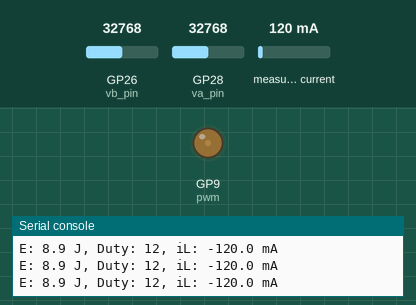
Simulated run of this program. Board: Raspberry Pi Pico running MicroPython. Shown: output pins drawn as LEDs (lit = HIGH), the last lines printed to the serial console. The test bench sets the inputs (shaded band); at power-on: GP26 (vb_pin) = 32768, GP28 (va_pin) = 32768, measured current 120 mA (analog values on the 0–65535 scale).

Above: at 1.3 s.
1.4 s: GP26 (vb_pin) set to 19660
At 1.9 s:
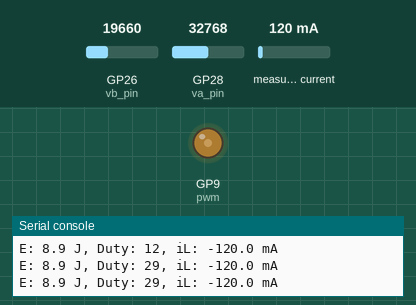
3.0 s: GP26 (vb_pin) set to 8345
At 3.6 s:
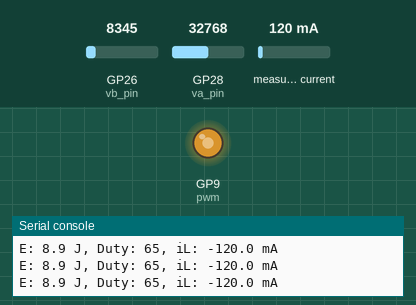
4.5 s: GP28 (va_pin) set to 65535
At 5.2 s:
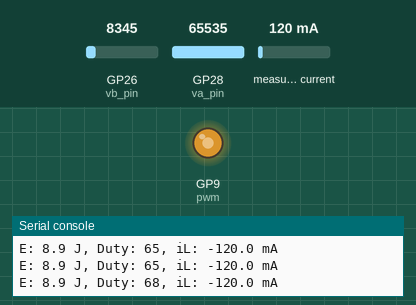
Timing chart, 0 to 7.5 s (numbered marks = the images above; inputs shaded):
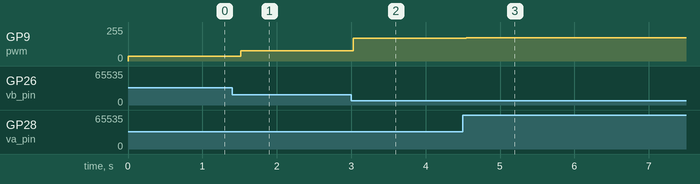

Measured:
- after the input at 1.4 s, GP9 (pwm): 35/255 → 78/255 after 0.12 s
- after the input at 3.0 s, GP9 (pwm): 78/255 → 169/255 at once
- after the input at 4.5 s, GP9 (pwm): 169/255 → 173/255 at once

The program:

Energy_Control.py
```python
from machine import Pin, I2C, ADC, PWM, Timer
import time, utime

# Initialization
va_pin = ADC(Pin(28))
vb_pin = ADC(Pin(26))
ina_i2c = I2C(0, scl=Pin(1), sda=Pin(0), freq=2400000)

pwm = PWM(Pin(9))
pwm.freq(100000)
min_pwm = 9000
max_pwm = 43500
pwm_out = min_pwm

C = 0.25  # Capacitance in Farads
SHUNT_OHMS = 0.10

# PID Gains for different energy levels
low_energy_gains = {'kp': 10, 'ki': 10, 'kd': 10}
mid_energy_gains = {'kp': 20, 'ki': 10, 'kd': 20}
high_energy_gains = {'kp': 25, 'ki': 15, 'kd': 20}

# Control variables
v_err_int = 0
previous_v_err = 0

# Tolerance for error
tolerance = 0.15  # Reduced Tolerance
stability_threshold = 0.005  # Reduced Stability Threshold
stability_samples = 10
stability_wait_time = 150  # Reduced Stability Wait Time

# Saturate function
def saturate(signal, upper, lower):
    return max(min(signal, upper), lower)

# INA219 Class
class ina219:
    REG_CONFIG = 0x00
    REG_SHUNTVOLTAGE = 0x01
    REG_BUSVOLTAGE = 0x02
    REG_POWER = 0x03
    REG_CURRENT = 0x04
    REG_CALIBRATION = 0x05

    def __init__(self, sr, address):
        self.address = address
        self.shunt = sr

    def vshunt(self):
        reg_bytes = ina_i2c.readfrom_mem(self.address, self.REG_SHUNTVOLTAGE, 2)
        reg_value = int.from_bytes(reg_bytes, 'big')
        if reg_value > 2**15:  # Negative
            sign = -1
            reg_value = (~reg_value & 0xFFFF) + 1
        else:
            sign = 1
        return float(reg_value) * 1e-5 * sign

    def vbus(self):
        reg_bytes = ina_i2c.readfrom_mem(self.address, self.REG_BUSVOLTAGE, 2)
        reg_value = int.from_bytes(reg_bytes, 'big') >> 3
        return float(reg_value) * 0.004

    def configure(self):
        ina_i2c.writeto_mem(self.address, self.REG_CONFIG, b'\x19\x9F')
        ina_i2c.writeto_mem(self.address, self.REG_CALIBRATION, b'\x00\x00')

# Function to get user input for desired energy
def get_desired_energy():
    while True:
        try:
            E_desired = float(input("Enter the desired energy in Joules (between 6.4 and 31.4): "))
            if 6.4 <= E_desired <= 31.4:
                return E_desired
            else:
                print("Please enter a value between 6.4 and 31.4 Joules.")
        except ValueError:
            print("Invalid input. Please enter a numeric value.")

# Function to wait until voltage stabilizes with averaging
def wait_for_stability():
    stable = False
    samples = []
    for _ in range(stability_samples):
        current_va = va_pin.read_u16() / 65536 * 3.3
        samples.append(current_va)
        utime.sleep_ms(stability_wait_time // stability_samples)
    avg_va = sum(samples) / len(samples)
    max_diff = max(abs(v - avg_va) for v in samples)
    if max_diff < stability_threshold:
        stable = True
    return stable

# Start with no energy stored (9000)
duty = int(9000)
pwm.duty_u16(duty)

wait_for_stability()

# Get initial desired energy
E_desired = 6.4

# Initialize the start time
start_time = utime.ticks_ms()

previous_input = None  # Variable to store the previous input

while True:
    va = 1.017 * (12490 / 2490) * 3.3 * (va_pin.read_u16() / 65536)  # Va calculation
    vb = 1.015 * (12490 / 2490) * 3.3 * (vb_pin.read_u16() / 65536)  # Vb calculation
    ina = ina219(0.1, 0x40)  # Initialize INA219 with address 0x40
    Vshunt = ina.vshunt()
    iL = -(Vshunt / SHUNT_OHMS)  # Invert the current sense for Boost

    # Calculate stored energy
    E_stored = round(0.5 * C * va**2 , 1)

    # Select PID gains and pwm_out calculation based on energy levels
    if 0 <= E_stored <= 20:
        kp_v = low_energy_gains['kp']
        ki_v = low_energy_gains['ki']
        kd_v = low_energy_gains['kd']
        pwm_multiplier = 1.045
    elif 20 < E_stored <= 27:
        kp_v = mid_energy_gains['kp']
        ki_v = mid_energy_gains['ki']
        kd_v = mid_energy_gains['kd']
        pwm_multiplier = 1.05
    elif 27 < E_stored <= 35:
        kp_v = high_energy_gains['kp']
        ki_v = high_energy_gains['ki']
        kd_v = high_energy_gains['kd']
        pwm_multiplier = 1.065
    else:
        continue  # Out of desired range, continue to the next loop iteration

    # Check if the stored energy is within tolerance of the desired energy
    if abs(E_stored - E_desired) < tolerance:
        v_err_int = 0  # Reset integral terms
        if wait_for_stability():  # Wait for voltage to stabilize
            output_power = va * iL
            current_time = utime.ticks_ms()
            elapsed_time = utime.ticks_diff(current_time, start_time)
            print(f"\nEnergy {E_stored:.2f}J reached the desired level {E_desired:.2f}J in {elapsed_time/1000} s")

            # Check for new desired energy input
            new_E_desired = get_desired_energy()
                        # Ignore new input if it's too close to the current or previous input
            while abs(new_E_desired - E_stored) < tolerance or (previous_input is not None and abs(new_E_desired - previous_input) < tolerance):
                print("New desired energy is too close to the current or previous value. \nPlease enter a different value.")
                new_E_desired = get_desired_energy()

            E_desired = new_E_desired
            previous_input = E_desired  # Update previous input
            start_time = utime.ticks_ms()  # Reset the start time

    else:
        # Energy Control (Outer Loop)
        V_ref = (2 * E_desired / C) ** 0.5
        v_err = V_ref - va
        v_err_int += v_err  # Integrate the voltage error
        v_err_der = v_err - previous_v_err  # Derivative of voltage error
        previous_v_err = v_err

        # Reference current
        I_ref = kp_v * v_err + ki_v * v_err_int + kd_v * v_err_der

        # Limit I_ref to ±0.35 A
        I_ref = saturate(I_ref, 0.35, -0.35)

        # Calculate PWM duty
        pwm_out = ((V_ref - vb) / V_ref * 64536) * pwm_multiplier
        pwm_out = saturate(pwm_out, max_pwm, min_pwm)
        duty = int(pwm_out)
        pwm.duty_u16(duty)

        # Calculate adaptive step size
        energy_diff = abs(E_stored - E_desired)
        adaptive_step = max(100, min(1000, int(energy_diff * 1000)))

        # Adjust PWM duty based on stability and energy difference
        if not wait_for_stability():
            duty += adaptive_step  # Increase duty if not stable
            pwm.duty_u16(duty)
        else:
            if E_stored > E_desired + tolerance:  # Check for overestimation
                duty -= adaptive_step  # Decrease duty if overestimated
                pwm.duty_u16(duty)

    # Print data in consistent format
    current_time = utime.ticks_ms()
    elapsed_time = utime.ticks_diff(current_time, start_time)
    print(f"E: {(E_stored):.1f} J, Duty: {duty/65536 * 100:.0f}, iL: {iL*1000} mA")
```
